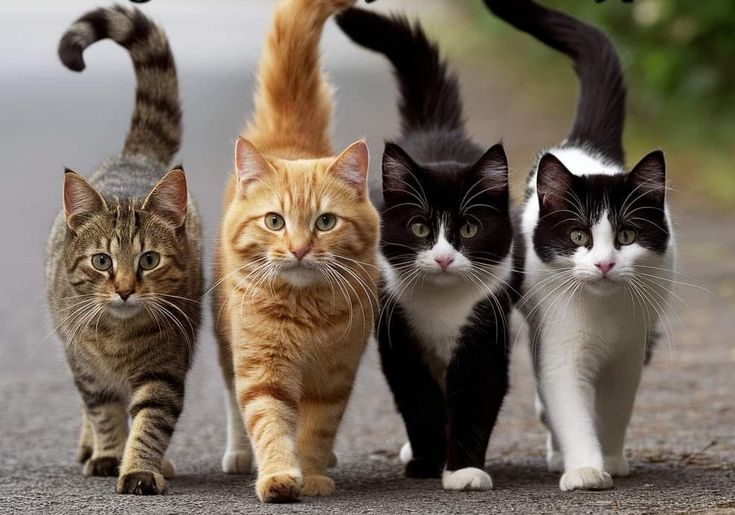
#> input picture images/cats.jpg, 735 x 515 px
$ python transformations.py
#> lines starting #> are read from the running program, lines starting #| are printed output that depends on the picture
import cv2 as cv
import numpy as np

img = cv.imread ('images/cats.jpg')
#> img is the input picture: shape (515, 735, 3); mean B, G, R 92.9, 105.6, 117.4
#cv.imshow('Cats', img )

# Translations
def translate(img , x, y):
#> called with x = 50, y = -50
    transMat = np.float32([[1,0,x],[0,1,y]]) #translational matrix
    dimensions = (img.shape[1], img.shape[0]) #[1]=width, [0]=height
#> dimensions = (735, 515)
    return cv.warpAffine(img, transMat, dimensions)
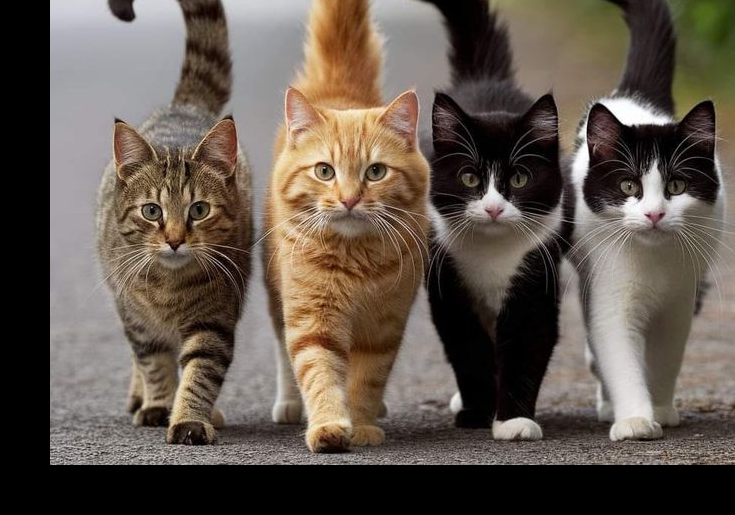
#> returned value: shape (515, 735, 3); mean of channels 0, 1, 2 77.5, 87.3, 98.3; drawn as B, G, R

# -x = left
# -y = up
# x = right
# y = down

translated = translate(img, 50, -50)
#cv.imshow('Translate', translated)

# Rotations
def Rotate(img, angle, rotPoint = None):
#> called with angle = 45
    (height,width) = img.shape[:2]
#> height = 515; width = 735
    if rotPoint is None :
        rotPoint = (width//2, height//2)
#> rotPoint = (367, 257)

    rotMat = cv.getRotationMatrix2D(rotPoint, angle, 1.0) #scale =1.0
    dimensions = (width, height)
#> dimensions = (735, 515)

    return cv.warpAffine(img, rotMat, dimensions)
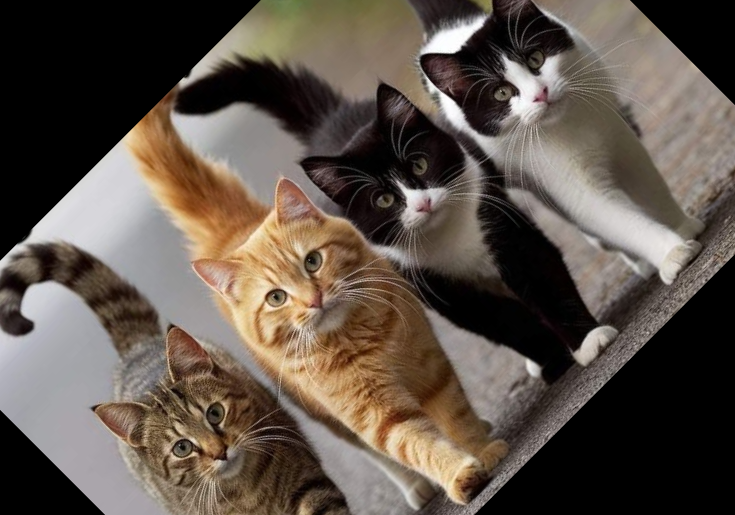
#> returned value: shape (515, 735, 3); mean of channels 0, 1, 2 74.3, 83.7, 94.6; drawn as B, G, R

# positive = clockwise rotation
# negative = anti-clockwise rotation

rotated = Rotate(img , 45)
#cv.imshow("Rotated", rotated)

Rotated_rotated = Rotate( rotated, 45)
#> call 2 of Rotate, with angle = 45
#> in Rotate (call 2), `return cv.warpAffine(img, rotMat, dimensions)`:
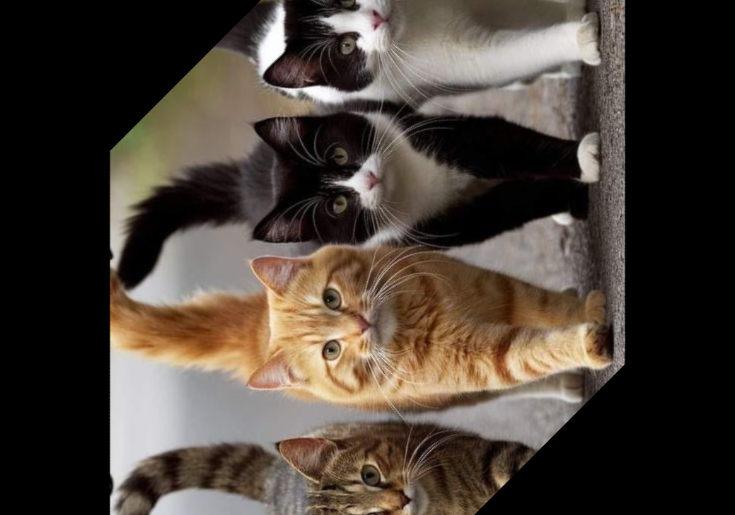
#> returned value: shape (515, 735, 3); mean of channels 0, 1, 2 56, 64.4, 74; drawn as B, G, R
#cv.imshow("Rotated_rotated", Rotated_rotated)

# Resizing
resized = cv.resize(img, (500,500), interpolation=cv.INTER_AREA)
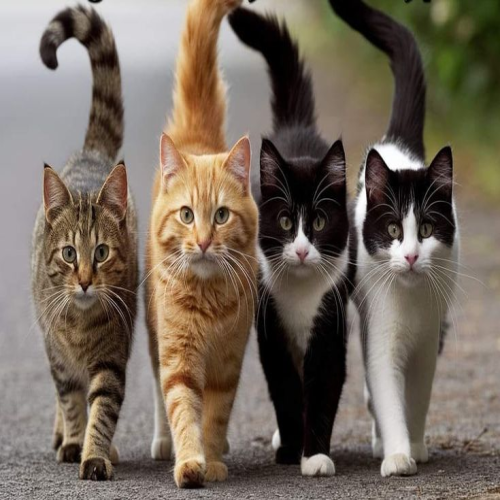
#> resized: shape (500, 500, 3); mean B, G, R 92.9, 105.6, 117.4
## cubic gives the best result (slower but effective
## linear is fast but does not give best results as cubic
## area bhi kuchh toh hai
#cv.imshow('Resized', resized)

# Flipping
flip = cv.flip(img , -1) #basically 0 and 1 (horizontal flip or vertical flip)
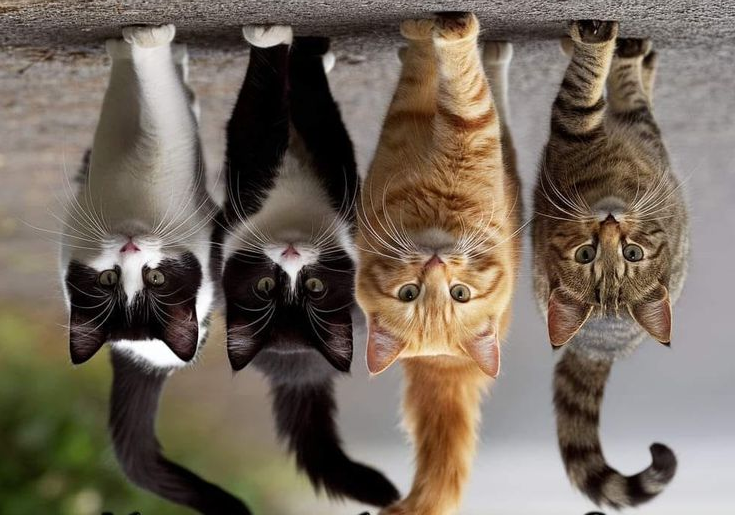
#> flip: shape (515, 735, 3); mean B, G, R 92.9, 105.6, 117.4
#cv.imshow('Flip', flip)

# Cropping
cropped = img[200:400 , 300:600]
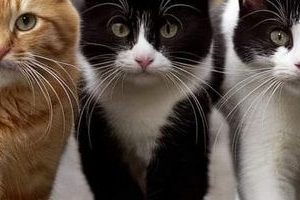
#> cropped: shape (200, 300, 3); mean B, G, R 68.7, 77.6, 90.2
#cv.imshow('Cropped' , cropped)

cv.waitKey(0)

$ run again, with images/Teacup Babies.jpg copied over images/cats.jpg
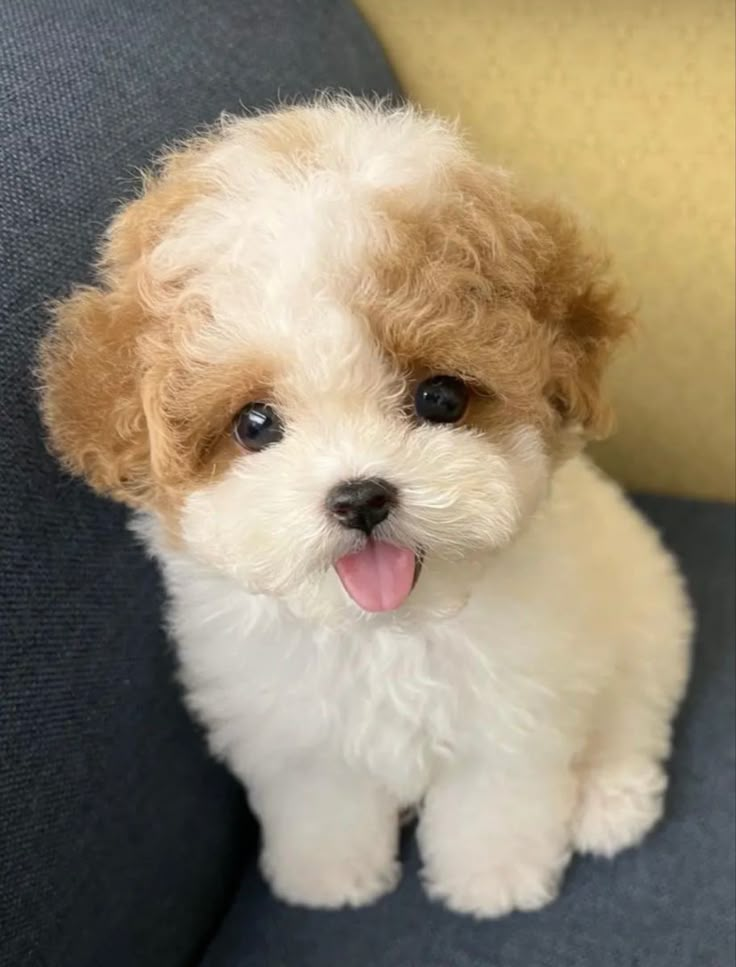
#> input picture images/Teacup Babies.jpg, 736 x 967 px
#> img is the input picture: shape (967, 736, 3); mean B, G, R 114.7, 135.1, 147.2
#> `flip = cv.flip(img , -1)`:
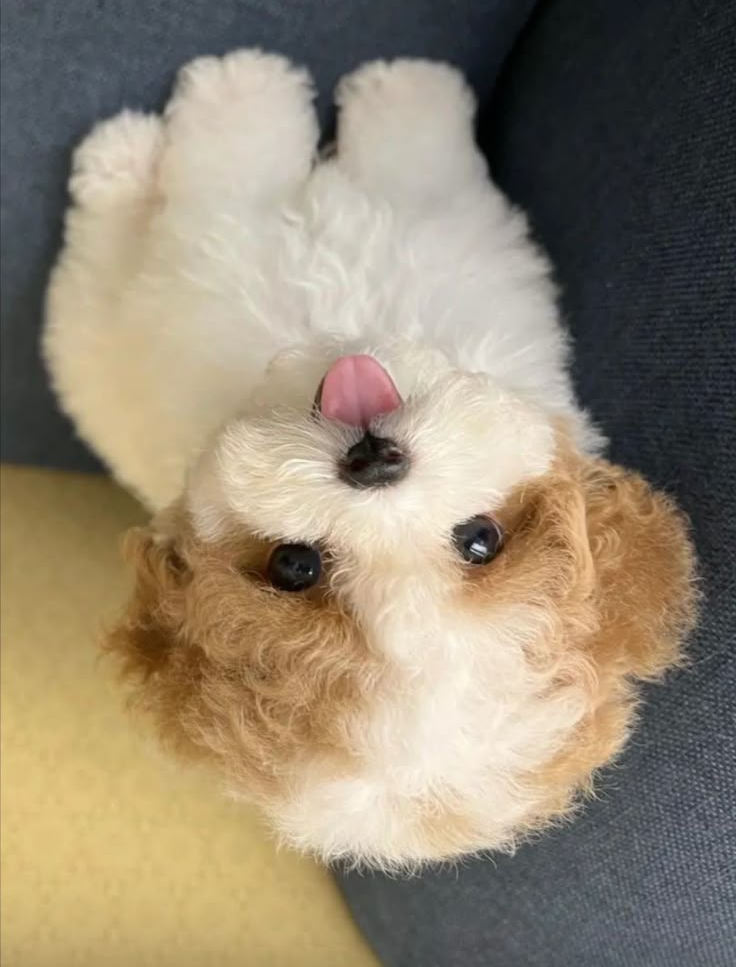
#> flip: shape (967, 736, 3); mean B, G, R 114.7, 135.1, 147.2
#> `cropped = img[200:400 , 300:600]`:
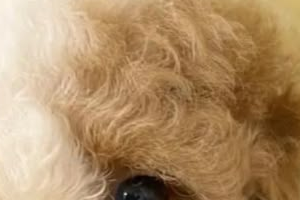
#> cropped: shape (200, 300, 3); mean B, G, R 101.8, 141.1, 174.3
